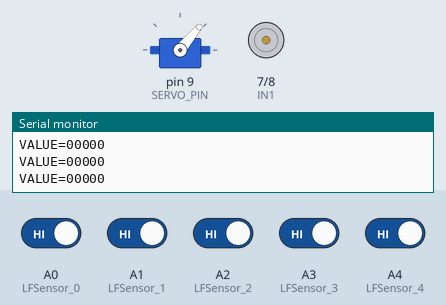
The sketch below on a simulated Arduino Uno, built with avr-gcc and run on an emulated ATmega328P. Parts: servo, motor-driver pin pairs drawn as motors (green arrow = first pin HIGH = forward, orange = second pin HIGH = backward, longer = more drive, scaled by the enable pin), the last lines printed to the serial monitor. Inputs (shaded band) come from the test bench; at power-on: A0 (LFSensor_0), A1 (LFSensor_1), A2 (LFSensor_2), A3 (LFSensor_3), A4 (LFSensor_4) HIGH.

Above: at 1.2 s.
1.3 s: A0 (LFSensor_0) driven LOW
At 1.6 s:
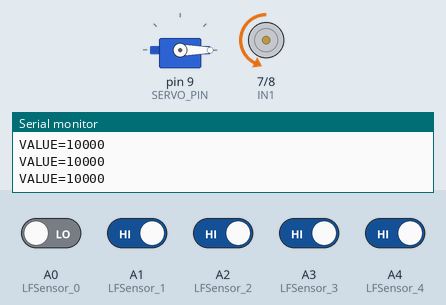
2.8 s: A0 (LFSensor_0) driven HIGH and A2 (LFSensor_2) driven LOW
At 4.0 s:
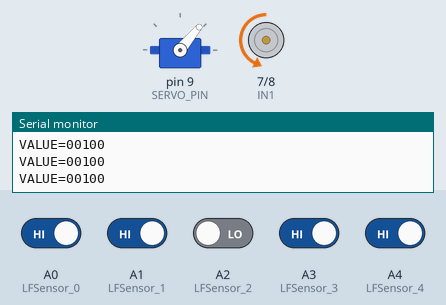
4.3 s: A1 (LFSensor_1) driven LOW
At 4.7 s:
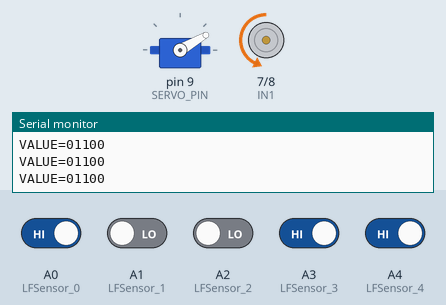
5.8 s: A1 (LFSensor_1) driven HIGH
At 7.0 s:
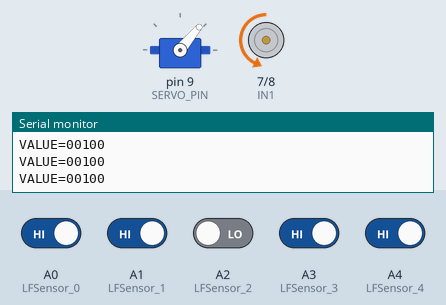
7.3 s: A3 (LFSensor_3) driven LOW
At 8.2 s:
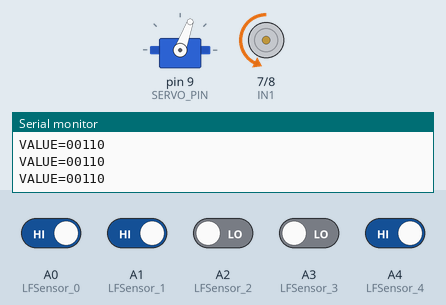
8.8 s: A2 (LFSensor_2) driven HIGH
At 9.4 s:
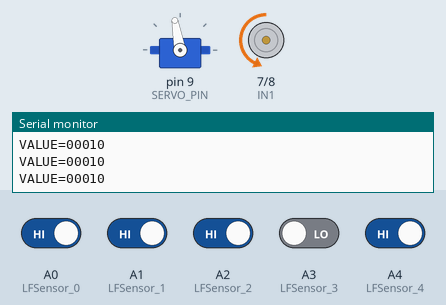
Timing chart, 0 to 11.3 s (numbered marks = the images above; inputs shaded):
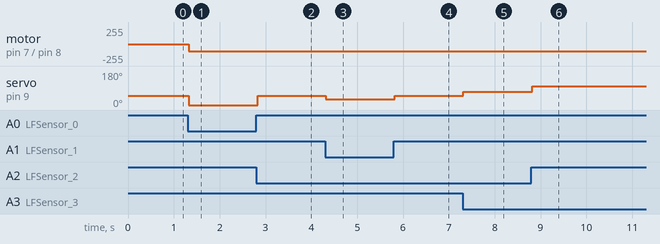

Measured:
- after the input at 1.3 s, motor on pin 7 (IN1) / pin 8 (IN2): stopped → backward 110/255 at once; servo on pin 9 (SERVO_PIN): 50° → 0° at once
- after the input at 2.8 s, servo on pin 9 (SERVO_PIN): 0° → 50° at once
- after the input at 4.3 s, servo on pin 9 (SERVO_PIN): 50° → 30° at once
- after the input at 5.8 s, servo on pin 9 (SERVO_PIN): 30° → 50° at once
- after the input at 7.3 s, servo on pin 9 (SERVO_PIN): 50° → 70° at once
- after the input at 8.8 s, servo on pin 9 (SERVO_PIN): 70° → 100° at once

The sketch:

sg90car-lesson3b.ino
```cpp
#include <PWMServo.h>

#define IN1 7
#define IN2 8
#define ENA 5       //  ENA pin


#define FRONT 50        // steering to front
int SHARP_RIGHT=FRONT+50;
int SHARP_LEFT=FRONT-50;
int  RIGHT=FRONT+20;
int  LEFT=FRONT-20;

#define DELAY_TIME 1000

#define LFSensor_0 A0  //OLD D3
#define LFSensor_1 A1
#define LFSensor_2 A2
#define LFSensor_3 A3
#define LFSensor_4 A4  //OLD D10

#define SERVO_PIN    9  //servo connect to D3

/*#define SPEED 150
#define FAST_SPEED 200
#define MID_SPEED 180
#define SERVO_PIN    9  //servo connect to D3*/

const int SPEED = 110;
const int FAST_SPEED = SPEED;
const int MID_SPEED = SPEED;

PWMServo head;
/*motor control*/
void go_Back(int speed)  //Forward
{

  digitalWrite(IN1, HIGH);
  digitalWrite(IN2,LOW);
   analogWrite(ENA,speed);
}

void go_Advance(int speed)  //Forward
{

  digitalWrite(IN1, LOW);
  digitalWrite(IN2,HIGH);


   analogWrite(ENA,speed);
}

void turn(int angle)
{

  head.write(angle);

}

void stop_Stop()    //Stop
{

  digitalWrite(IN1, LOW);
  digitalWrite(IN2,LOW);

  analogWrite(ENA,0);
}


void setup() {

 pinMode(ENA, OUTPUT);
 pinMode(IN1, OUTPUT);
 pinMode(IN2, OUTPUT);


 head.attach(SERVO_PIN);

     turn(FRONT);

     stop_Stop();
Serial.begin(9600);

}


void loop() {
 auto_tracking();
 //turn(70);
}
char sensor[5];
 /*read sensor value string, 1 stands for black, 0 starnds for white, i.e 10000 means the first sensor(from left) detect black line, other 4 sensors detected white ground */

void auto_tracking(){
 int sensorvalue=32;
  sensor[0]= !digitalRead(LFSensor_0);

  sensor[1]=!digitalRead(LFSensor_1);

  sensor[2]=!digitalRead(LFSensor_2);

  sensor[3]=!digitalRead(LFSensor_3);

  sensor[4]=!digitalRead(LFSensor_4);
  sensorvalue +=sensor[0]*16+sensor[1]*8+sensor[2]*4+sensor[3]*2+sensor[4];

  String sensorval= String(sensorvalue,BIN).substring(1,6);

 Serial.print("VALUE=");
  Serial.println(sensorval);
  if (   sensorval=="01000" || sensorval=="10000"  || sensorval=="11000" )
  {
    turn(SHARP_LEFT);
    go_Advance(FAST_SPEED);
  }
  if ( sensorval=="01100" || sensorval=="11100"  || sensorval=="11110" )
  {
    turn(LEFT);
    go_Advance(MID_SPEED);
  }
  if ( sensorval=="00010"  ||  sensorval=="00011" ||  sensorval=="00001"  ){ //The black line is  on the right of the car, need  right turn
    turn(SHARP_RIGHT);
    go_Advance(FAST_SPEED);
  }
  if ( sensorval=="00110" || sensorval=="00111" || sensorval=="01111")
  {
    turn(RIGHT);
    go_Advance(MID_SPEED);
  }
   if (sensorval=="00100"    || sensorval=="01110")
  {
    turn(FRONT);
    go_Advance(SPEED);
  }
  if (sensorval=="11111"){
    stop_Stop();   //The car front touch stop line, need stop
    turn(FRONT);
  }

}
```
